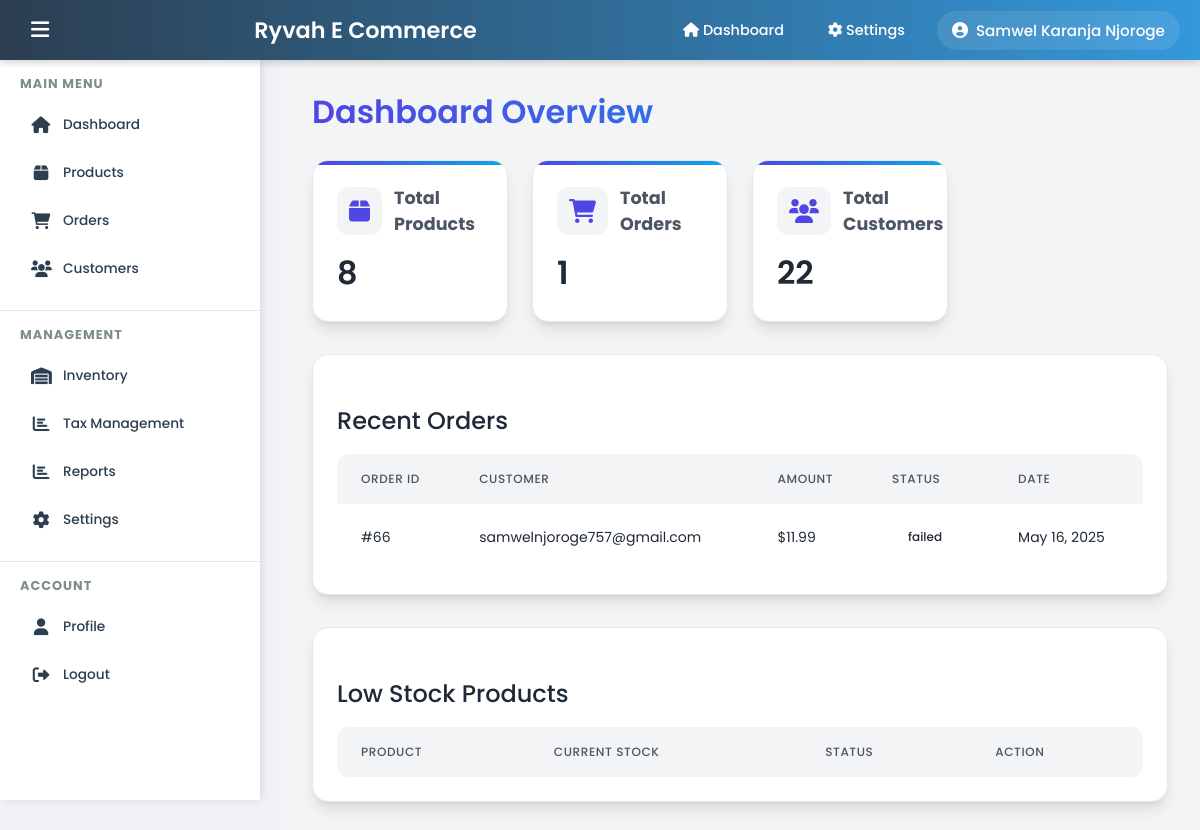
The page /admin/index (signed in) on the database its author committed.
### tables this page shows
CREATE TABLE IF NOT EXISTS `orders` (
  `id` int NOT NULL AUTO_INCREMENT,
  `invoice_number` varchar(20) NOT NULL,
  `user_id` int NOT NULL,
  `order_date` datetime NOT NULL DEFAULT CURRENT_TIMESTAMP,
  `total_amount` decimal(10,2) NOT NULL DEFAULT '0.00',
  `tax_amount` decimal(10,2) NOT NULL DEFAULT '0.00',
  `tax_rate` decimal(5,2) NOT NULL DEFAULT '0.00',
  `payment_status` enum('pending','processing','completed','failed','refunded') NOT NULL DEFAULT 'pending',
  `payment_method` varchar(50) DEFAULT NULL,
  `paypal_order_id` varchar(255) DEFAULT NULL,
  `shipping_address` text,
  `billing_address` text,
  `notes` text,
  `created_at` timestamp NULL DEFAULT CURRENT_TIMESTAMP,
  `updated_at` timestamp NULL DEFAULT CURRENT_TIMESTAMP ON UPDATE CURRENT_TIMESTAMP,
  PRIMARY KEY (`id`),
  UNIQUE KEY `invoice_number` (`invoice_number`),
  KEY `user_id` (`user_id`),
  KEY `order_date` (`order_date`),
  KEY `payment_status` (`payment_status`),
  KEY `idx_orders_invoice` (`invoice_number`),
  KEY `idx_paypal_order_id` (`paypal_order_id`)
);

CREATE TABLE IF NOT EXISTS `users` (
  `id` int NOT NULL AUTO_INCREMENT,
  `full_name` varchar(255) NOT NULL,
  `email` varchar(255) NOT NULL,
  `role` enum('Admin','Client','Employee') NOT NULL DEFAULT 'Client',
  `password` varchar(255) NOT NULL,
  `phone` varchar(20) DEFAULT NULL,
  `encryption_key` varchar(255) NOT NULL,
  `salt` varchar(255) NOT NULL,
  `iv` varchar(255) NOT NULL,
  `address` text,
  `city` varchar(100) DEFAULT NULL,
  `state` varchar(100) DEFAULT NULL,
  `postal_code` varchar(20) DEFAULT NULL,
  `created_at` timestamp NULL DEFAULT CURRENT_TIMESTAMP,
  PRIMARY KEY (`id`),
  UNIQUE KEY `email` (`email`)
);

### admin/index.php (the view, shortened to what this page needs)
<!DOCTYPE html>
<html lang="en">
<head>
    <link rel="stylesheet" href="https://cdnjs.cloudflare.com/ajax/libs/font-awesome/6.0.0-beta3/css/all.min.css">
</head>
<body>
    <?php include 'header.php'; ?>
    <div class="main-content" id="main-content">
        <h1>Dashboard Overview</h1>
        <div class="summary-cards">
            <div class="card">
                <h3><i class="fas fa-box"></i> Total Products</h3>
                <?php
                $query = "SELECT COUNT(*) as total FROM products";
                $result = mysqli_query($conn, $query);
                $total_products = mysqli_fetch_assoc($result)['total'];
                ?>
                <p><?php echo $total_products; ?></p>
            </div>
            <div class="card">
                <h3><i class="fas fa-shopping-cart"></i> Total Orders</h3>
                <?php
                $query = "SELECT COUNT(*) as total FROM orders";
                $result = mysqli_query($conn, $query);
                $total_orders = mysqli_fetch_assoc($result)['total'];
                ?>
                <p><?php echo $total_orders; ?></p>
            </div>
            <div class="card">
                <h3><i class="fas fa-users"></i> Total Customers</h3>
                <?php
                $query = "SELECT COUNT(*) as total FROM users WHERE role = 'client'";
                $result = mysqli_query($conn, $query);
                $total_customers = mysqli_fetch_assoc($result)['total'];
                ?>
                <p><?php echo $total_customers; ?></p>
            </div>
        </div>
        <div class="dashboard-section">
            <h2>Recent Orders</h2>
            <div class="table-responsive">
                <table class="activity-table">
                    <thead>
                        <tr>
                            <th>Order ID</th>
                            <th>Customer</th>
                            <th>Amount</th>
                            <th>Status</th>
                            <th>Date</th>
                        </tr>
                    </thead>
                    <tbody>
                        <?php
                        $query = "SELECT o.*, u.email
                                 FROM orders o
                                 JOIN users u ON o.user_id = u.id
                                 ORDER BY o.created_at DESC
                                 LIMIT 5";
                        $result = mysqli_query($conn, $query);
                        while ($order = mysqli_fetch_assoc($result)) {
                            $status_class = strtolower($order['payment_status']);
                            echo "<tr>
                                <td>#{$order['id']}</td>
                                <td>{$order['email']}</td>
                                <td>$" . number_format($order['total_amount'], 2) . "</td>
                                <td><span class='payment_status-badge {$status_class}'>{$order['payment_status']}</span></td>
                                <td>" . date('M d, Y', strtotime($order['created_at'])) . "</td>
                            </tr>";
                        }
                        ?>
                    </tbody>
                </table>
            </div>
        </div>
        <div class="dashboard-section">
            <h2>Low Stock Products</h2>
            <div class="table-responsive">
                <table class="activity-table">
                    <thead>
                        <tr>
                            <th>Product</th>
                            <th>Current Stock</th>
                            <th>Status</th>
                            <th>Action</th>
                        </tr>
                    </thead>
                </table>
            </div>
        </div>
    </div>
</body>
</html>

### admin/index.php (style rules this page uses)
:root { --primary-color: #4f46e5; --primary-hover: #4338ca; --secondary-color: #0ea5e9; --success-color: #10b981; --danger-color: #ef4444; --warning-color: #f59e0b; --text-primary: #1f2937; --text-secondary: #4b5563; --text-light: #9ca3af; --bg-primary: #ffffff; --bg-secondary: #f3f4f6; --bg-tertiary: #f9fafb; --border-color: #e5e7eb; --shadow-sm: 0 1px 2px 0 rgb(0 0 0 / 0.05); --shadow-md: 0 4px 6px -1px rgb(0 0 0 / 0.1), 0 2px 4px -2px rgb(0 0 0 / 0.1); --shadow-lg: 0 10px 15px -3px rgb(0 0 0 / 0.1), 0 4px 6px -4px rgb(0 0 0 / 0.1); --shadow-xl: 0 20px 25px -5px rgb(0 0 0 / 0.1), 0 8px 10px -6px rgb(0 0 0 / 0.1); --transition-fast: 150ms cubic-bezier(0.4, 0, 0.2, 1); --transition-normal: 300ms cubic-bezier(0.4, 0, 0.2, 1); --transition-slow: 500ms cubic-bezier(0.4, 0, 0.2, 1); }
.main-content { margin-left: 260px; margin-top: 56px; padding: 2rem; min-height: calc(100vh - 56px); background: var(--bg-secondary); transition: margin-left var(--transition-normal); animation: fadeIn 0.5s ease-in; }
.main-content h1 { font-size: 2rem; color: var(--text-primary); margin-bottom: 1.5rem; font-weight: 600; background: linear-gradient(90deg, var(--primary-color), var(--secondary-color)); -webkit-background-clip: text; -webkit-text-fill-color: transparent; }
.main-content h2 { font-size: 1.5rem; color: var(--text-primary); margin: 1.5rem 0 1rem; font-weight: 500; }
.summary-cards { display: grid; grid-template-columns: repeat(auto-fit, minmax(280px, 1fr)); gap: 1.5rem; margin-bottom: 2rem; }
.card { background: var(--bg-primary); border-radius: 1rem; padding: 1.5rem; box-shadow: var(--shadow-lg); transition: transform var(--transition-normal), box-shadow var(--transition-normal); position: relative; overflow: hidden; border: 1px solid var(--border-color); }
.card::before { content: ''; position: absolute; top: 0; left: 0; width: 100%; height: 4px; background: linear-gradient(90deg, var(--primary-color), var(--secondary-color)); }
.card h3 { font-size: 1.1rem; color: var(--text-secondary); margin-bottom: 0.75rem; display: flex; align-items: center; gap: 0.75rem; }
.card p { font-size: 2rem; color: var(--text-primary); font-weight: 600; margin: 0; }
.card i { font-size: 1.5rem; color: var(--primary-color); background: var(--bg-secondary); padding: 0.75rem; border-radius: 0.75rem; }
.dashboard-section { background: var(--bg-primary); border-radius: 1rem; padding: 1.5rem; margin-bottom: 2rem; box-shadow: var(--shadow-lg); border: 1px solid var(--border-color); }
.activity-table { width: 100%; border-collapse: separate; border-spacing: 0; background: var(--bg-primary); border-radius: 0.75rem; overflow: hidden; }
.activity-table th, .activity-table td { padding: 1rem 1.5rem; text-align: left; font-size: 0.875rem; }
.activity-table th { background: var(--bg-secondary); color: var(--text-secondary); font-weight: 500; text-transform: uppercase; font-size: 0.75rem; letter-spacing: 0.05em; }
.activity-table td { border-bottom: 1px solid var(--border-color); color: var(--text-primary); }
.activity-table tr:last-child td { border-bottom: none; }
.payment_status-badge { padding: 0.5rem 1rem; border-radius: 2rem; font-size: 0.75rem; font-weight: 500; display: inline-flex; align-items: center; gap: 0.5rem; }
@media (min-width: 1200px) { .main-content { max-width: 1400px; margin-left: 280px; margin-right: auto; } }
@media (min-width: 1200px) { .summary-cards { grid-template-columns: repeat(4, 1fr); } }

### admin/header.php (style rules this page uses)
* { margin: 0; padding: 0; box-sizing: border-box; font-family: 'Poppins', sans-serif; }
body { min-height: 100vh; background: #f0f2f5; }

### rows shown on the page
orders: id "66", user.email "samwelnjoroge757@gmail.com", total_amount "11.99", payment_status "failed", created_at "May 16, 2025"

### other values the page prints
getCurrentUserName() "Samwel Karanja Njoroge"
$total_products "8"
$total_orders "1"
$total_customers "22"
